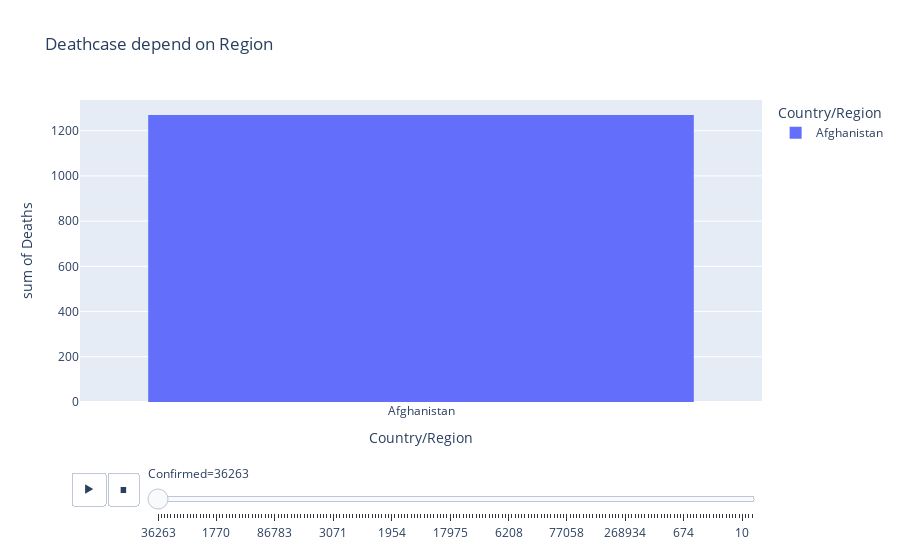

Write notebook code for a chart like this one.
### Code cell
figure = px.histogram(covid, x = 'Country/Region', y = 'Deaths',color = 'Country/Region',title = 'Deathcase depend on Region', animation_frame ='Confirmed', template = 'plotly')
figure.update_layout(xaxis = {'categoryorder': 'total descending'})
figure.show()
